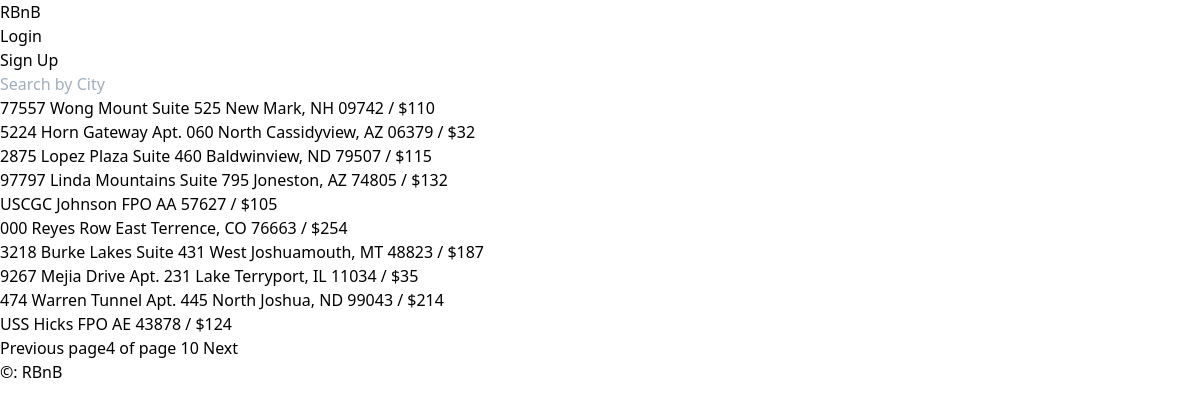
The page /?page=4 on the database as committed earlier.
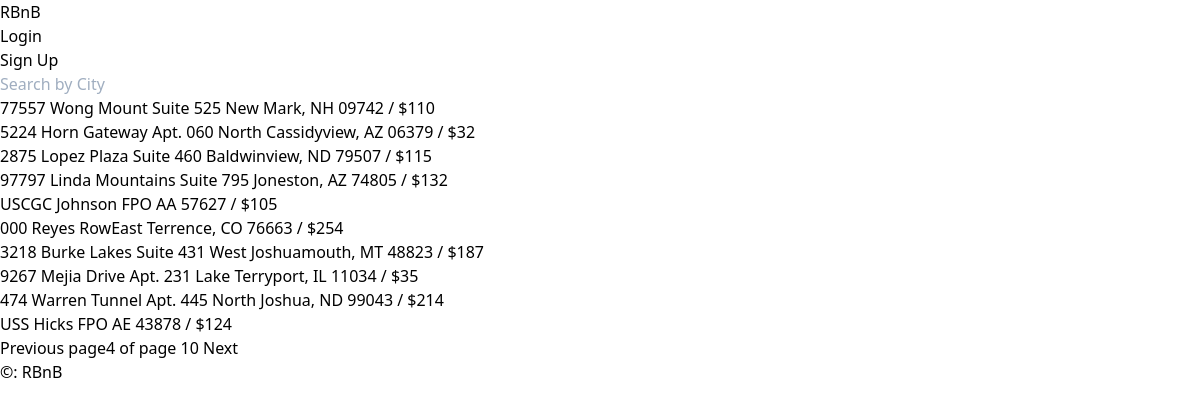
The same page on the database as committed later.
### rooms/models.py (models this page shows, shortened)
class Room(core_models.TimeStampedModel):
    name = models.CharField(max_length=140)
    description = models.TextField()
    country = CountryField()
    city = models.CharField(max_length=80)
    price = models.IntegerField()
    address = models.CharField(max_length=140)
    guests = models.IntegerField(help_text="How many people will be staying?")
    beds = models.IntegerField()
    bedrooms = models.IntegerField()
    baths = models.IntegerField()
    check_in = models.TimeField()
    check_out = models.TimeField()
    instant_book = models.BooleanField(default=False)
    host = models.ForeignKey(
        "users.User", related_name="rooms", on_delete=models.CASCADE
    )
    room_type = models.ForeignKey(
        "RoomType", related_name="rooms", on_delete=models.SET_NULL, null=True
    )
    amenities = models.ManyToManyField("Amenity", related_name="rooms", blank=True)
    facilities = models.ManyToManyField("Facility", related_name="rooms", blank=True)
    house_rules = models.ManyToManyField("HouseRule", related_name="rooms", blank=True)

### rooms/views.py (the view)
# urls.py: path("", room_views.HomeView.as_view(), name="home"),
class HomeView(ListView):
    model = models.Room
    paginate_by = 10
    paginate_orphans = 0
    ordering = "created"
    context_object_name = "rooms"

### templates/rooms/room_list.html (shortened to what this page needs)
{% extends "base.html" %}
{% block content %}
{% for room in rooms %}
<h5>
  <a href="{% url "rooms:detail" room.pk %}">
    {{room.name}} / ${{room.price}}
  </a>
</h5>
{% endfor %}
<h5>
  {% if page_obj.has_previous %}
  <a href=" ?page={{page_obj.previous_page_number}}">Previous</a>
  {% endif %}
  page{{page_obj.number}} of page {{page_obj.paginator.num_pages}}
  {% if page_obj.has_next %}
  <a href="?page={{page_obj.next_page_number}}">Next</a>
  {% endif %}<br>
</h5>
{% endblock content %}

Rows that differ between the two databases and show on the page:
changed Room: name "000 Reyes Row East Terrence, CO 76663" → "000 Reyes RowEast Terrence, CO 76663"
